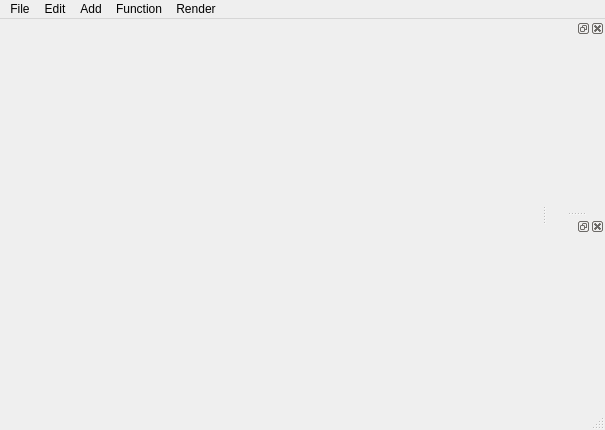
<?xml version="1.0" encoding="UTF-8"?>
<ui version="4.0">
 <class>MainWindow</class>
 <widget class="QMainWindow" name="MainWindow">
  <property name="geometry">
   <rect>
    <x>0</x>
    <y>0</y>
    <width>605</width>
    <height>430</height>
   </rect>
  </property>
  <property name="windowTitle">
   <string>MainWindow</string>
  </property>
  <widget class="QWidget" name="centralwidget"/>
  <widget class="QStatusBar" name="statusbar"/>
  <widget class="QDockWidget" name="objectTreeWidget">
   <attribute name="dockWidgetArea">
    <number>2</number>
   </attribute>
   <widget class="QWidget" name="dockWidgetContents_3"/>
  </widget>
  <widget class="QDockWidget" name="attributeWidget">
   <attribute name="dockWidgetArea">
    <number>2</number>
   </attribute>
   <widget class="QWidget" name="dockWidgetContents_5"/>
  </widget>
  <widget class="QMenuBar" name="menubar">
   <property name="geometry">
    <rect>
     <x>0</x>
     <y>0</y>
     <width>605</width>
     <height>27</height>
    </rect>
   </property>
   <widget class="QMenu" name="menuAdd">
    <property name="title">
     <string>Add</string>
    </property>
   </widget>
   <widget class="QMenu" name="menuEdit">
    <property name="title">
     <string>Edit</string>
    </property>
    <addaction name="actionUndo"/>
    <addaction name="actionRedo"/>
   </widget>
   <widget class="QMenu" name="menuFile">
    <property name="title">
     <string>File</string>
    </property>
    <addaction name="actionNew"/>
    <addaction name="actionLoad"/>
    <addaction name="actionSave"/>
   </widget>
   <widget class="QMenu" name="menuFunction">
    <property name="title">
     <string>Function</string>
    </property>
    <addaction name="actionDuplicate_Selected"/>
   </widget>
   <widget class="QMenu" name="menuRender">
    <property name="title">
     <string>Render</string>
    </property>
    <addaction name="actionOptions"/>
    <addaction name="actionRender"/>
    <addaction name="actionShowRenderFrame"/>
   </widget>
   <addaction name="menuFile"/>
   <addaction name="menuEdit"/>
   <addaction name="menuAdd"/>
   <addaction name="menuFunction"/>
   <addaction name="menuRender"/>
  </widget>
  <action name="actionEmpty">
   <property name="text">
    <string>Empty</string>
   </property>
  </action>
  <action name="actionUndo">
   <property name="text">
    <string>Undo</string>
   </property>
   <property name="shortcut">
    <string>Ctrl+Z</string>
   </property>
  </action>
  <action name="actionRedo">
   <property name="text">
    <string>Redo</string>
   </property>
   <property name="shortcut">
    <string>Ctrl+Y</string>
   </property>
  </action>
  <action name="actionSpline">
   <property name="text">
    <string>Spline</string>
   </property>
  </action>
  <action name="actionNew">
   <property name="text">
    <string>New</string>
   </property>
  </action>
  <action name="actionLoad">
   <property name="text">
    <string>Load</string>
   </property>
  </action>
  <action name="actionSave">
   <property name="text">
    <string>Save</string>
   </property>
  </action>
  <action name="actionInstance">
   <property name="text">
    <string>Instance</string>
   </property>
  </action>
  <action name="actionDuplicate_Selected">
   <property name="text">
    <string>Duplicate Selected</string>
   </property>
  </action>
  <action name="actionOptions">
   <property name="text">
    <string>Options</string>
   </property>
  </action>
  <action name="actionRender">
   <property name="text">
    <string>Render</string>
   </property>
  </action>
  <action name="actionShowRenderFrame">
   <property name="checkable">
    <bool>true</bool>
   </property>
   <property name="text">
    <string>ShowRenderFrame</string>
   </property>
  </action>
  <action name="actionCamera">
   <property name="text">
    <string>Camera</string>
   </property>
  </action>
 </widget>
 <resources/>
 <connections/>
</ui>
